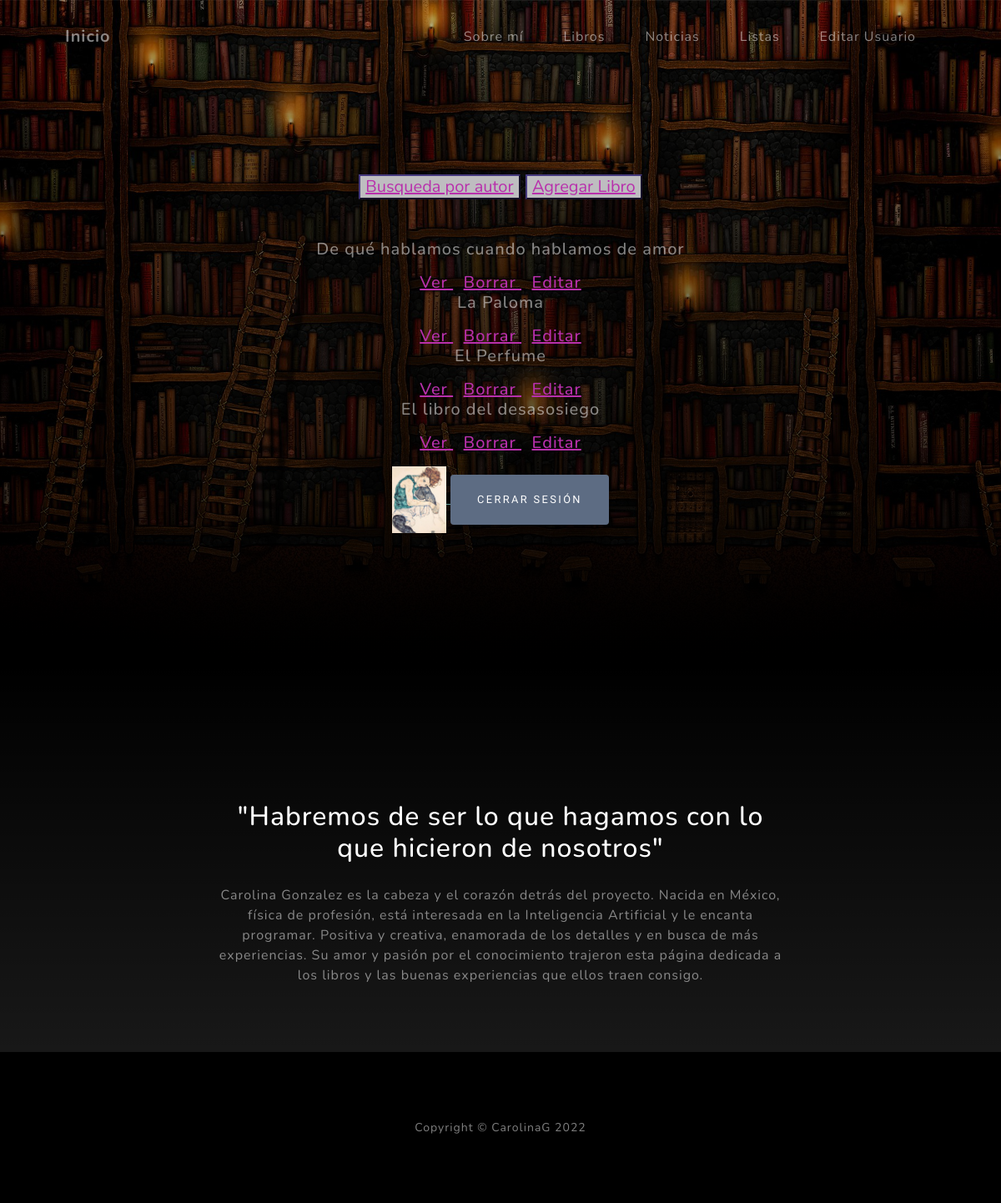
Page /obras/lista_libros/ (signed in) on the committed database.
### obras/models.py (models this page shows)
class Libro(models.Model):
    titulo = models.CharField(max_length=255)
    autor = models.CharField(max_length=255)
    descripcion = models.TextField()
    año = models.IntegerField()
    portada = models.ImageField(upload_to = 'avatares', null=True)

class Avatar(models.Model):
    user = models.ForeignKey(User, on_delete=models.CASCADE)
    imagen = models.ImageField(upload_to = 'avatares', null=True, blank=True)
    class Meta:
        verbose_name = "Avatar"
        verbose_name_plural = "Avatares"

### obras/views.py (the view)
# urls.py: path("lista_libros/", views.lista_libros, name="lista_libros"),
def lista_libros(request):
    libros = Libro.objects.all() #almacenamos todos los libros registrados en la base de datos
    contexto = {"libros":libros}
    return render(request, "obras/Libros/leerLibros.html",contexto)

### obras/templates/obras/Libros/leerLibros.html
{% extends "obras/layout.html" %}
{% load static %}
{% block contenido %}
<button style = "background-color: rgb(190, 189, 192); border-color: rgb(70, 58, 126);">
    <a style="color: rgb(184, 48, 172)" href="{% url 'busqueda_autor' %}"> Busqueda por autor </a>
</button>
<button style = "background-color: rgb(190, 189, 192); border-color: rgb(70, 58, 126);">
    <a style="color: rgb(184, 48, 172)" href="{% url 'nuevo_libro' %}"> Agregar Libro </a>
</button>
<br>
<br>
<br>
{% for l in libros %}
    <p>{{l.titulo}}</p>
    <a  style="color: rgb(184, 48, 172)" href="{% url 'ver_libro' l.id %}"> Ver </a> &nbsp;
    <a style="color: rgb(184, 48, 172)" href="{% url 'borrar_libro' l.id %}"> Borrar </a> &nbsp;
    <a style="color: rgb(184, 48, 172)" href="{% url 'editar_libro' l.id %}"> Editar </a>
{% endfor %}
{% endblock %}

### obras/templates/obras/layout.html (shortened to what this page needs)
{% load static %}
<!DOCTYPE html>
<html lang="en">
    <head>
        <link href="{% static 'entrega/css/styles.css' %}" rel="stylesheet" />
    </head>
    <body id="page-top">
        <nav class="navbar navbar-expand-lg navbar-light fixed-top" id="mainNav">
            <div class="container px-4 px-lg-5">
                <a class="navbar-brand" href="{% url 'Inicio' %}"> Inicio</a>
                <div class="collapse navbar-collapse" id="navbarResponsive">
                    <ul class="navbar-nav ms-auto">
                        <li class="nav-item"><a class="nav-link" href="#about">Sobre mí</a></li>
                        <li class="nav-item"><a class="nav-link" href="{% url 'lista_libros' %}">Libros</a></li>
                        <li class="nav-item"><a class="nav-link" href="{% url 'ListaNoticias' %}">Noticias</a></li>
                        <li class="nav-item"><a class="nav-link" href="{% url 'ListaListas' %}">Listas</a></li>
                        {% if user.is_authenticated %}
                        <li class="nav-item"><a class="nav-link" href="{% url 'EditarUsuario' %}">Editar Usuario</a></li>
                        {% endif %}
                    </ul>
                </div>
            </div>
        </nav>
        <header class="masthead">
            <div class="container px-4 px-lg-5 d-flex h-100 align-items-center justify-content-center">
                <div class="d-flex justify-content-center">
                    <div class="text-center">
                        <h2 class="text-white-50 mx-auto mt-5 mb-3">{% block contenido %}
                            {% endblock contenido %} </h2>
                            {% if user.is_authenticated %}
                            {% with first_image=user.avatar_set.first %}
                                {% if first_image %}
                                    <a href="{{ first_image.imagen.url }}" target="_blank">
                                    <img src="{{ first_image.imagen.url }}" height="80px">
                                {% endif %}
                            {% endwith %}
                            <a class="btn btn-primary" href="{% url 'Logout' %}">Cerrar Sesión</a>
                            {% endif %}
                    </div>
                </div>
            </div>
        </header>
        <header class="about-section text-center" id="about">
            <div class="container px-4 px-lg-5">
                <div class="row gx-4 gx-lg-5 justify-content-center">
                    <div class="col-lg-8">
                        <h2 class="text-white mb-4">"Habremos de ser lo que hagamos con lo que hicieron de nosotros"</h2>
                        <p class="text-white-50">
                            Carolina Gonzalez es la cabeza y el corazón detrás del proyecto. Nacida en México, física de
                            profesión, está interesada en la Inteligencia Artificial y le encanta programar. Positiva y
                            creativa, enamorada de los detalles y en busca de más experiencias.
                            Su amor y pasión por el conocimiento trajeron esta página dedicada a los libros y
                            las buenas experiencias que ellos traen consigo.
                        </p>
                    </div>
                </div>
            </div>
        <footer class="footer bg-black small text-center text-white-50"><div class="container px-4 px-lg-5">Copyright &copy; CarolinaG 2022</div></footer>
    </body>
</html>

### rows in the picture
Libro: titulo "De qué hablamos cuando hablamos de amor"
Libro: titulo "La Paloma"
Libro: titulo "El Perfume"
Libro: titulo "El libro del desasosiego"
Avatar: imagen (picture)
